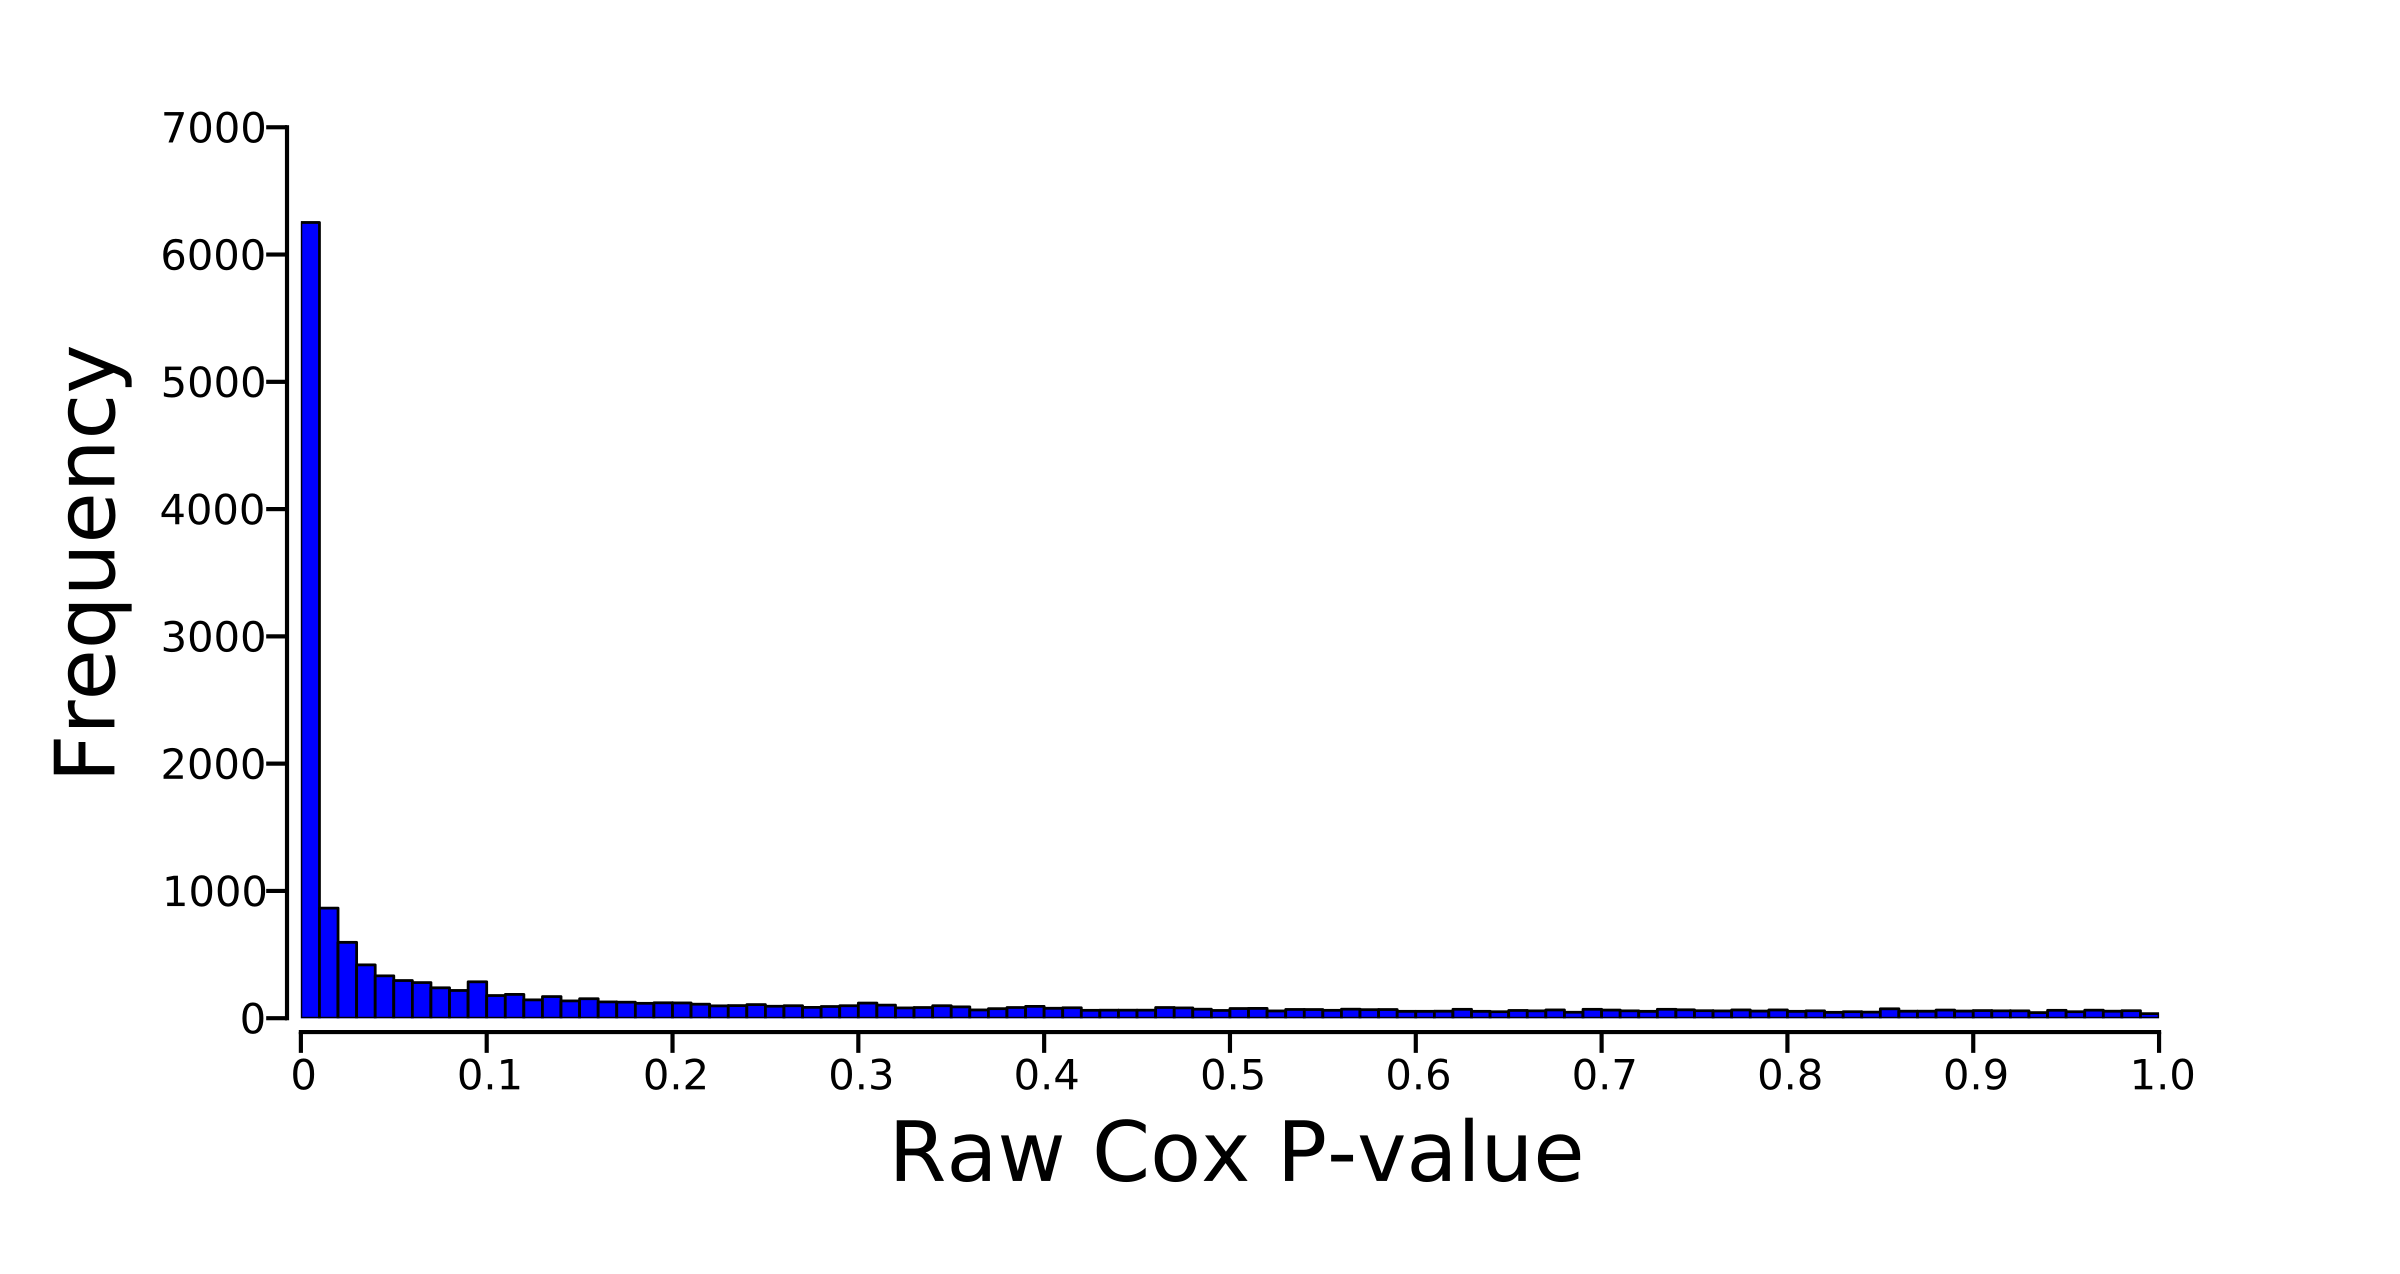

This figure's Python source:
##script for creating a histogram

## Load necessary modules
import pylab as plt
import numpy as np
import os
BASE_DIR = os.path.dirname(os.path.dirname(os.path.dirname(os.path.dirname(os.path.abspath(__file__)))))
f=open(os.path.join(BASE_DIR,'cox_regression','LGG','coeffs_normalized_pvalues_adjusted.txt'))
data=[i.strip().split() for i in f]
ids,coeffs,normalized,pvalues,adjusted=zip(*data)

pvalues=map(float,pvalues)

##decide how man bins, 100 is the maximum possible due to only having two sig figs
number=100.0

counts={}

##use a dictionary to populate the bins
for i in range(int(number)):
    for j in pvalues:
        if i/number<j<=(i+1)/number:
            counts[i]=counts.get(i,0)+1

##convert the dictionary to a list
mylist=zip(counts.keys(),counts.values())

##sort the list so that the bins are in order
mylist.sort()



##plot the data with pylab
fig = plt.figure()
ax = fig.add_subplot(111)
fig.subplots_adjust(bottom=.2)

ax.bar([i[0]/number for i in mylist],[i[1] for i in mylist],color='b',width=1/number,linewidth=2.0)
ax.set_xlim((0,1))

for item in ax.get_yticklabels():
        item.set_fontsize(30)

for item in ax.get_xticklabels():
        item.set_fontsize(30)

ax.tick_params(axis='x',length=15,width=3,direction='out',labelsize=30)
ax.tick_params(axis='y',length=15,width=3,direction='out',labelsize=30)
ax.spines['top'].set_visible(False)
ax.spines['right'].set_visible(False)
ax.spines['left'].set_linewidth(3)
ax.spines['bottom'].set_linewidth(3)
ax.spines['bottom'].set_position(['outward',10])
ax.spines['left'].set_position(['outward',10])
ax.xaxis.set_ticks_position('bottom')
ax.yaxis.set_ticks_position('left')
ax.set_xticks([i/10.0 for i in range(0,11)])
ax.set_xticklabels(['0']+[str(i/10.0) for i in range(1,11)])
ax.set_ylabel('Frequency',fontsize=60,labelpad=20)
ax.set_xlabel('Raw Cox P-value',fontsize=60,labelpad=20)
plt.show()
